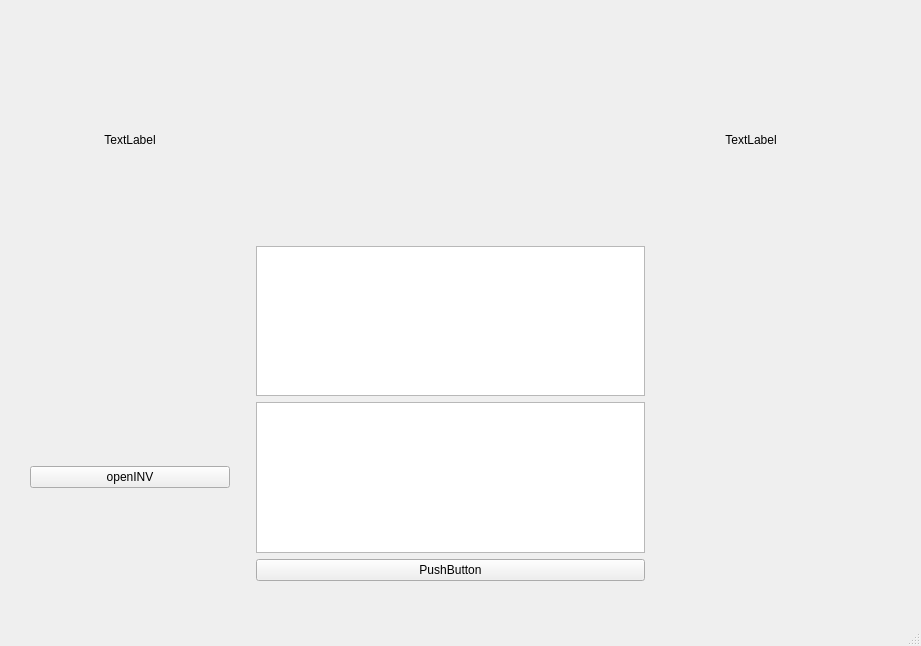
<?xml version="1.0" encoding="UTF-8"?>
<ui version="4.0">
 <class>MainWindow</class>
 <widget class="QMainWindow" name="MainWindow">
  <property name="geometry">
   <rect>
    <x>0</x>
    <y>0</y>
    <width>921</width>
    <height>646</height>
   </rect>
  </property>
  <property name="windowTitle">
   <string>MainWindow</string>
  </property>
  <widget class="QWidget" name="centralwidget">
   <property name="enabled">
    <bool>true</bool>
   </property>
   <property name="sizePolicy">
    <sizepolicy hsizetype="Preferred" vsizetype="Preferred">
     <horstretch>0</horstretch>
     <verstretch>0</verstretch>
    </sizepolicy>
   </property>
   <property name="autoFillBackground">
    <bool>false</bool>
   </property>
   <widget class="QWidget" name="gridLayoutWidget">
    <property name="geometry">
     <rect>
      <x>30</x>
      <y>20</y>
      <width>821</width>
      <height>561</height>
     </rect>
    </property>
    <layout class="QGridLayout" name="gridLayout">
     <item row="5" column="2">
      <widget class="QPushButton" name="pushButton">
       <property name="text">
        <string>PushButton</string>
       </property>
      </widget>
     </item>
     <item row="0" column="3">
      <spacer name="horizontalSpacer_2">
       <property name="orientation">
        <enum>Qt::Horizontal</enum>
       </property>
       <property name="sizeType">
        <enum>QSizePolicy::Fixed</enum>
       </property>
       <property name="sizeHint" stdset="0">
        <size>
         <width>200</width>
         <height>20</height>
        </size>
       </property>
      </spacer>
     </item>
     <item row="2" column="0">
      <widget class="QLabel" name="label">
       <property name="text">
        <string>TextLabel</string>
       </property>
       <property name="alignment">
        <set>Qt::AlignCenter</set>
       </property>
      </widget>
     </item>
     <item row="2" column="3">
      <widget class="QLabel" name="label_2">
       <property name="text">
        <string>TextLabel</string>
       </property>
       <property name="alignment">
        <set>Qt::AlignCenter</set>
       </property>
      </widget>
     </item>
     <item row="3" column="0">
      <spacer name="verticalSpacer">
       <property name="orientation">
        <enum>Qt::Vertical</enum>
       </property>
       <property name="sizeHint" stdset="0">
        <size>
         <width>20</width>
         <height>40</height>
        </size>
       </property>
      </spacer>
     </item>
     <item row="0" column="0">
      <spacer name="horizontalSpacer">
       <property name="orientation">
        <enum>Qt::Horizontal</enum>
       </property>
       <property name="sizeType">
        <enum>QSizePolicy::Fixed</enum>
       </property>
       <property name="sizeHint" stdset="0">
        <size>
         <width>200</width>
         <height>20</height>
        </size>
       </property>
      </spacer>
     </item>
     <item row="4" column="2">
      <widget class="QTextEdit" name="textEdit"/>
     </item>
     <item row="2" column="1">
      <spacer name="verticalSpacer_2">
       <property name="orientation">
        <enum>Qt::Vertical</enum>
       </property>
       <property name="sizeType">
        <enum>QSizePolicy::Fixed</enum>
       </property>
       <property name="sizeHint" stdset="0">
        <size>
         <width>20</width>
         <height>200</height>
        </size>
       </property>
      </spacer>
     </item>
     <item row="3" column="2">
      <widget class="QTextEdit" name="textEdit_2"/>
     </item>
     <item row="4" column="0">
      <widget class="QPushButton" name="pushButton_2">
       <property name="text">
        <string>openINV</string>
       </property>
      </widget>
     </item>
    </layout>
   </widget>
  </widget>
  <widget class="QMenuBar" name="menubar">
   <property name="geometry">
    <rect>
     <x>0</x>
     <y>0</y>
     <width>921</width>
     <height>21</height>
    </rect>
   </property>
  </widget>
  <widget class="QStatusBar" name="statusbar"/>
 </widget>
 <resources/>
 <connections/>
</ui>
